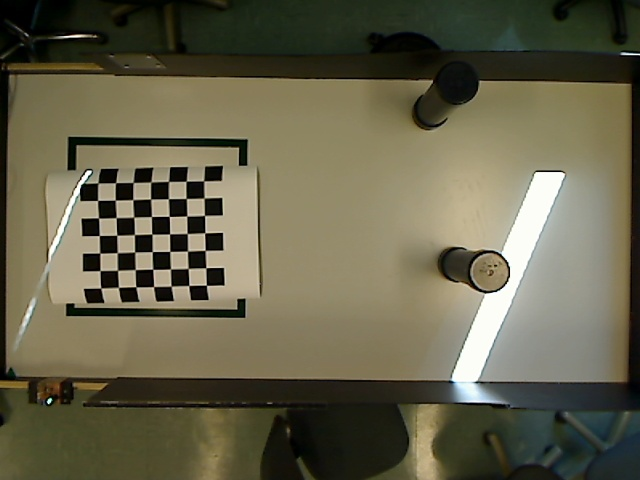
#> input picture domain/image_analysis/calibration2.jpg, 640 x 480 px
$ python -i DetectPickupZone.py   (imports and definitions only)
#> lines starting #> are read from the running program, lines starting #| are printed output that depends on the picture; after the words box and inside, x2 and y2 are one past the last pixel; in counts of white or black regions, pixels touching at a corner belong together
### domain/image_analysis/opencv_callable/Canny.py
import cv2
import numpy as np


def canny(frame, maskFunc, lower=100, upper=200):
    frame = cv2.GaussianBlur(frame, (5, 5), 1)
    frame = cv2.cvtColor(frame, cv2.COLOR_BGR2RGB)

    mask = maskFunc(frame)

    # cv2.imshow('ok', mask)
    # cv2.waitKey()

    return cv2.Canny(mask, lower, upper)


# [59 lines left out: functions point_zone_dep_mask, detect_contour_mask, dilate_mask, dilate_mask_zone_dep, erode_mask, erode_mask_zone_dep, not called in this run]


def erode_mask_zone_dep_world(frame):
    kernel = np.ones((9, 9), np.uint8)
    kernelerode = np.ones((2, 2), np.uint8)
    mask = cv2.morphologyEx(frame, cv2.MORPH_OPEN, kernel)
    mask = cv2.erode(mask, kernelerode, iterations=1)
    mask = cv2.GaussianBlur(mask, (1, 1), 0)
    return mask

### util/Logger.py
import os
import logging
import datetime
from io import StringIO

from infrastructure.communication_ui.comm_ui import Communication_ui

RUNNING_COV = False

class Logger(object):
    def __init__(self, module_name):
        if (RUNNING_COV):
            return

        # File paths from root
        self.sequence_count_path = os.path.normpath(
            os.path.join(os.path.dirname(__file__), "sequence_count.txt"))
        self.log_path = os.path.normpath(
            os.path.join(os.path.dirname(__file__), "log/sequenceX.log"))

        # Create the logger
        self.logger = logging.getLogger(module_name)
        self.logger.setLevel(logging.DEBUG)

        # Time and message formatter
        logger_formatter = logging.Formatter(
            '%(asctime)s : %(name)s \n%(levelname)s - %(message)s')

        # File handler
        file_number = open(self.sequence_count_path).read()
        file_name = self.log_path.replace("X", file_number)

        f = open(file_name, 'a+')
        f.close()

        file_handler = logging.FileHandler(file_name)
        file_handler.setLevel(logging.DEBUG)
        file_handler.setFormatter(logger_formatter)

        # Stream handler for UI
        self.log_stream = StringIO()
        self.stream_handler = logging.StreamHandler(self.log_stream)
        self.stream_handler.setLevel(logging.DEBUG)
        self.stream_handler.setFormatter(logger_formatter)

        # Add handlers to logger
        self.logger.addHandler(file_handler)
        self.logger.addHandler(self.stream_handler)

        # Communication avec le UI

    # [66 lines left out: functions increment_sequence_number, reset_sequence_number, log_warning, log_info, log_debug, log_error and 2 more, not called in this run]

### domain/image_analysis/opencv_callable/DetectPickupZone.py
import cv2
import numpy as np
import imutils

from domain.image_analysis.ShapeDetector import ShapeDetector
from domain.image_analysis.opencv_callable.Canny import *
from domain.image_analysis.ShapeUtils import *
from util.Logger import Logger
from context.config import DETECT_PICKUP_ZONE_DEBUG
from domain.image_analysis.Cardinal import *

PERI_LIMITER_CHECK = False
PERI_LIMITER_UPPER = 100000
PERI_LIMITER_LOWER = 150
RECT_LIMITER_CHECK = True
RECT_W_LIMITER = 82
RECT_H_LIMITER = 25
RECT_W_LIMITER_UP = 95
RECT_H_LIMITER_UP = 42
RADIUS_LIMITER_CHECK = True
RADIUS_LIMITER = 150
RAIDUS_POSITIVE = True
ANGLE_LIMITER = True

OFFSET_PATHFINDING_NORTH = 40
OFFSET_PATHFINDING_WEST = 40
OFFSET_PATHFINDING_SOUTH = 40
OFFSET_PATHFINDING_EAST = 40

DEBUG = DETECT_PICKUP_ZONE_DEBUG

# [1 line that did not run here, left out]


def detect_pickup_zone(og_frame):
    frame = og_frame.copy()
    frame = frame.copy()
    IMG_HEIGHT, IMG_WIDTH, _ = frame.shape

    edges = __setup_image_and_canny(frame, 1.0)

    vertical = edges.copy()
    rows = vertical.shape[0]
    vertical_size = (1, round(rows / 30))
    edges = __vertical_or_horizontal_lines_mask(vertical, vertical_size)

    resp = __find_and_analyse_every_contour(edges, adjust_start_zone_offset,
                                            IMG_HEIGHT, og_frame, False)

    if (resp['cardinal'] is None):
        logger.log_debug('PICKUP ZONE - Fallback to upside down strategy')
        return detect_pickup_zone_the_other_side(og_frame)

    return resp


def detect_pickup_zone_the_other_side(og_frame):
    frame = og_frame.copy()
    frame = frame.copy()
    IMG_HEIGHT, IMG_WIDTH, _ = frame.shape

    edges = __setup_image_and_canny(frame, 1.0)

    horizontal = edges.copy()
    cols = horizontal.shape[1]
    horizontal_size = (round(cols / 30), 1)
    edges = __vertical_or_horizontal_lines_mask(horizontal, horizontal_size)

    resp = __find_and_analyse_every_contour(
        edges, adjust_start_zone_offset_upside_down, IMG_WIDTH, og_frame, True)

    if (resp['cardinal'] is None):
        logger.log_critical('PICKUP ZONE - Can\'t find pickup zone')
        raise Exception('Can\'t find pickup zone')

    return resp


def __setup_image_and_canny(frame, alpha):
    frame = cv2.cvtColor(frame, cv2.COLOR_BGR2GRAY)
    frame = cv2.convertScaleAbs(frame, alpha=alpha, beta=100)
    frame = cv2.convertScaleAbs(frame, alpha=1.0, beta=30)

    if DEBUG:
        cv2.imshow('gray', frame)
        cv2.waitKey()

    edges = canny(frame, erode_mask_zone_dep_world, 275, 250)

    if DEBUG:
        cv2.imshow('CANNY', edges)
        cv2.waitKey()

    edges = cv2.morphologyEx(
        edges, cv2.MORPH_CLOSE,
        cv2.getStructuringElement(cv2.MORPH_ELLIPSE, (4, 4)))

    edges = cv2.dilate(
        edges,
        kernel=cv2.getStructuringElement(cv2.MORPH_ELLIPSE, (3, 3)),
        iterations=2)

    if DEBUG:
        cv2.imshow('CANNY', edges)
        cv2.waitKey()

    return edges


def __vertical_or_horizontal_lines_mask(vertical, size):

    verticalStructure = cv2.getStructuringElement(cv2.MORPH_RECT, size)
    vertical = cv2.erode(vertical, verticalStructure)
    vertical = cv2.dilate(vertical, verticalStructure)

    vertical = cv2.dilate(
        vertical,
        kernel=cv2.getStructuringElement(cv2.MORPH_ELLIPSE, (10, 10)),
        iterations=1)

    if DEBUG:
        cv2.imshow('CANNY AFTER MASK', vertical)
        cv2.waitKey()

    return vertical


def __find_and_analyse_every_contour(edges, adjust_offset_func,
                                     width_or_height, og_frame, flipped):
    cnts = cv2.findContours(edges, cv2.RETR_EXTERNAL, cv2.CHAIN_APPROX_SIMPLE)
    cnts = imutils.grab_contours(cnts)
    c = max(cnts, key=cv2.contourArea)
    for c in cnts:
        for cc in cnts:
            new_c = []
            for e in c:
                new_c.append(e)
            for e in cc:
                new_c.append(e)

            new_k = np.concatenate((c, cc))

            xRect, yRect, wRect, hRect = cv2.boundingRect(new_k)

            if DEBUG:
                frame1 = og_frame.copy()
                frame1 = cv2.convertScaleAbs(frame1, alpha=0, beta=0)
                filler = cv2.convexHull(new_k)
                print(xRect, yRect, wRect, hRect)
                cv2.fillConvexPoly(frame1, filler, 255)
                cv2.imshow('DEBUG CONTOUR', frame1)
                cv2.waitKey()

            if flipped:
                # Flipped verification, it's normal
                if xRect < 450:
                    continue
                if (abs(wRect) < RECT_H_LIMITER
                        or abs(hRect) < RECT_W_LIMITER):
                    continue
                if (abs(wRect) > RECT_H_LIMITER_UP
                        or abs(hRect) > RECT_W_LIMITER_UP):
                    continue
            else:
                if yRect < 300 and yRect > 100:
                    continue
                if (abs(wRect) < RECT_W_LIMITER
                        or abs(hRect) < RECT_H_LIMITER):
                    continue
                if (abs(wRect) > RECT_W_LIMITER_UP
                        or abs(hRect) > RECT_H_LIMITER_UP):
                    continue

            if DEBUG:
                frame1 = og_frame.copy()
                cv2.drawContours(frame1, new_c, -1, (0, 255, 0), 3)
                cv2.imshow('FOUND', frame1)
                cv2.waitKey()

            center = adjust_offset_func((round(xRect), round(yRect)), wRect,
                                        hRect, width_or_height)
            logger.log_debug('PICKUP ZONE - Found center ' + str(center[0]) +
                             ' ' + str(center[1]) + ' ' + center[2])

            return {'point': (center[0], center[1]), 'cardinal': center[2]}

    return {'point': (0, 0), 'cardinal': None}


def adjust_start_zone_offset_upside_down(point, wRect, hRect, width):
    if (point[0] > width / 2):
        return (point[0] - OFFSET_PATHFINDING_EAST + round(wRect / 2),
                point[1] - 15, EAST())
    else:
        return (point[0] + OFFSET_PATHFINDING_WEST + round(wRect / 2),
                point[1] + round(hRect) + 15, WEST())


def adjust_start_zone_offset(point, wRect, hRect, height):
    if (point[1] > height / 2):
        return (point[0] + round(wRect) + 15,
                point[1] - OFFSET_PATHFINDING_SOUTH + round(hRect / 2),
                SOUTH())
    else:
        return (point[0] - 15,
                point[1] + OFFSET_PATHFINDING_NORTH + round(hRect / 2),
                NORTH())

>>> import cv2
>>> picture = cv2.imread('../calibration2.jpg')
#> picture is the input picture: shape (480, 640, 3); mean B, G, R 75.2, 97.5, 101.2
>>> result = detect_pickup_zone(picture)
#> in __setup_image_and_canny, `frame = cv2.cvtColor(frame, cv2.COLOR_BGR2GRAY)`:
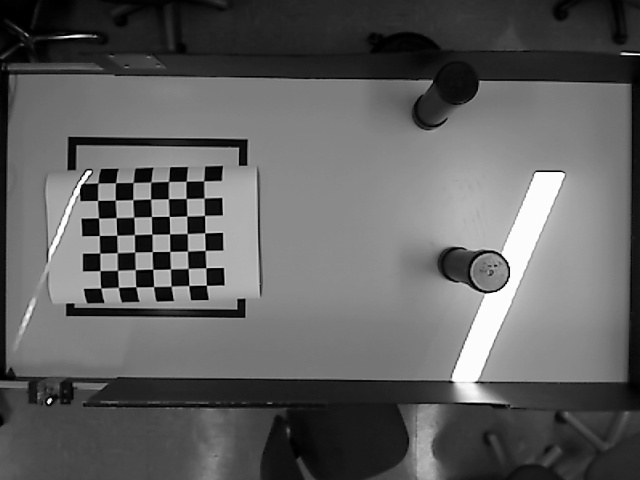
#> frame: shape (480, 640); min 0, max 255, mean 96.1
#> in __setup_image_and_canny, `frame = cv2.convertScaleAbs(frame, alpha=alpha, beta=100)`:
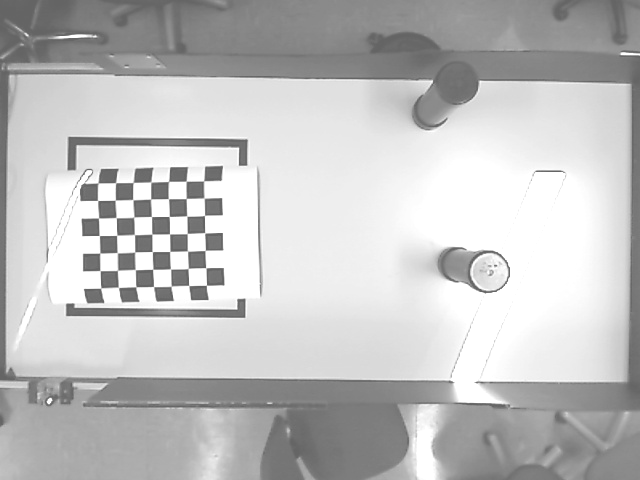
#> frame: shape (480, 640); min 100, max 255, mean 192.6
#> in __setup_image_and_canny, `frame = cv2.convertScaleAbs(frame, alpha=1.0, beta=30)`:
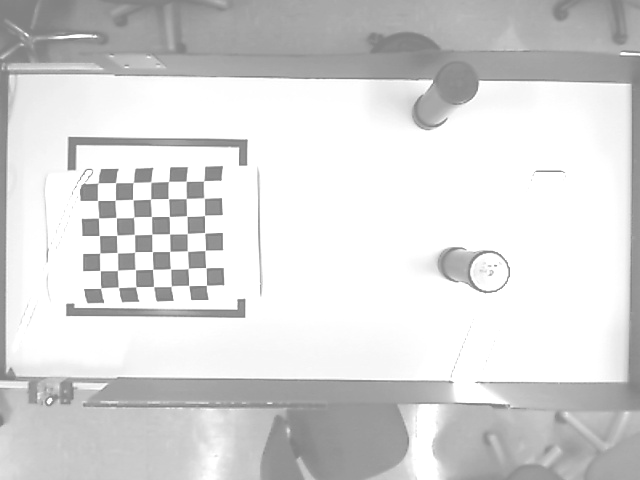
#> frame: shape (480, 640); min 130, max 255, mean 215.7
#> in erode_mask_zone_dep_world, `mask = cv2.erode(mask, kernelerode, iterations=1)`:
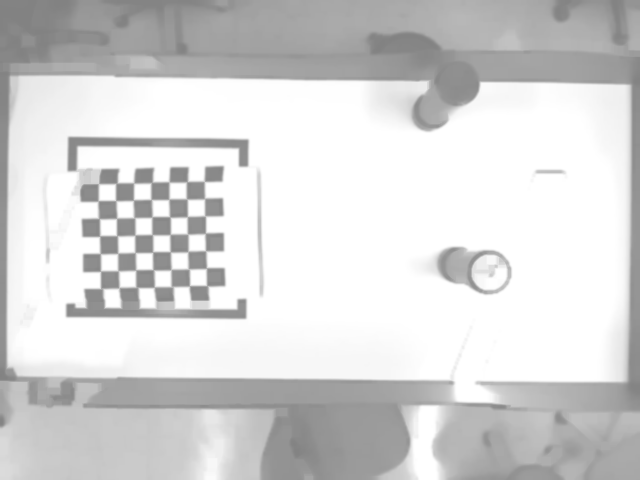
#> mask: shape (480, 640, 3); min 130, max 255, mean 213.4
#> in canny, `return cv2.Canny(mask, lower, upper)`:
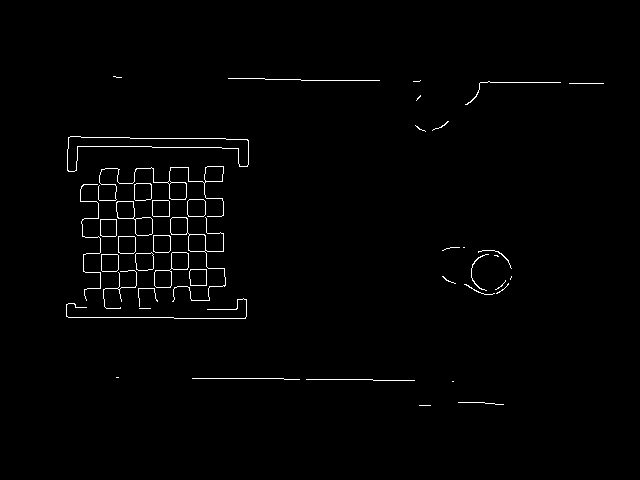
#> returned value: shape (480, 640); 1.2% white in thin lines or dots, all inside (x1, y1, x2, y2) = (66, 76, 604, 406)
#> in __setup_image_and_canny, `edges = cv2.morphologyEx( edges, cv2.MORPH_CLOSE, cv2.getStructuringEl..`: edges: shape (480, 640); 1.3% white in thin lines or dots, all inside (x1, y1, x2, y2) = (67, 77, 603, 407)
#> in __setup_image_and_canny, `edges = cv2.dilate( edges, kernel=cv2.getStructuringElement(cv2.MORPH_..`:
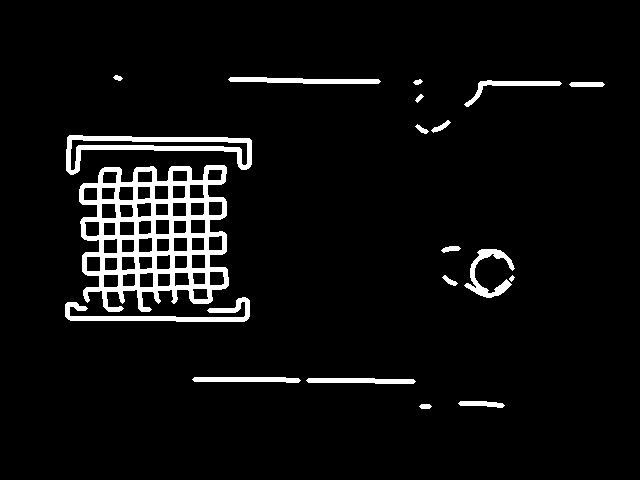
#> edges: shape (480, 640); 5.6% white; 19 white regions, largest, box (x1, y1, x2, y2) and area: (79, 165, 229, 312) 9553, (66, 135, 252, 175) 2269, (65, 297, 250, 322) 1379
#> in __vertical_or_horizontal_lines_mask, `vertical = cv2.erode(vertical, verticalStructure)`: vertical: shape (480, 640); 1.4% white; 22 white regions (4 under 20 px), largest, box (x1, y1, x2, y2) and area: (133, 175, 142, 305) 554, (168, 174, 177, 297) 554, (150, 174, 158, 296) 532
#> in __vertical_or_horizontal_lines_mask, `vertical = cv2.dilate(vertical, verticalStructure)`: vertical: shape (480, 640); 2% white; 22 white regions (1 under 20 px), largest, box (x1, y1, x2, y2) and area: (97, 169, 107, 311) 713, (133, 168, 142, 313) 704, (203, 166, 212, 305) 694
#> in __vertical_or_horizontal_lines_mask, `vertical = cv2.dilate( vertical, kernel=cv2.getStructuringElement(cv2...`:
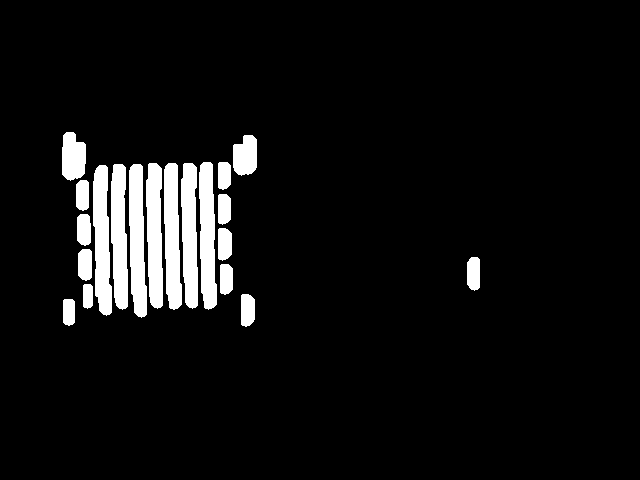
#> vertical: shape (480, 640); 6.6% white; 20 white regions
#> in __find_and_analyse_every_contour, `cnts = cv2.findContours(edges, cv2.RETR_EXTERNAL, cv2.CHAIN_APPROX_SIM..`: cnts = 20 contours; largest, box (x1, y1, x2, y2) and area: (93, 165, 112, 316) 1980, (129, 164, 147, 318) 1974, (199, 162, 217, 310) 1920, (164, 163, 182, 310) 1899, (146, 163, 163, 309) 1886
#> in __find_and_analyse_every_contour, `c = max(cnts, key=cv2.contourArea)`: c = contour of 39 points, box (x1, y1, x2, y2) (93, 165, 112, 316), area 1980
#> the loop in __find_and_analyse_every_contour, `for c in cnts:` made 20 passes
#> in detect_pickup_zone, `resp = __find_and_analyse_every_contour(edges, adjust_start_zone_offse..`: resp = 2 items
#> (the run stopped early here; a loop or call above may not have finished)
